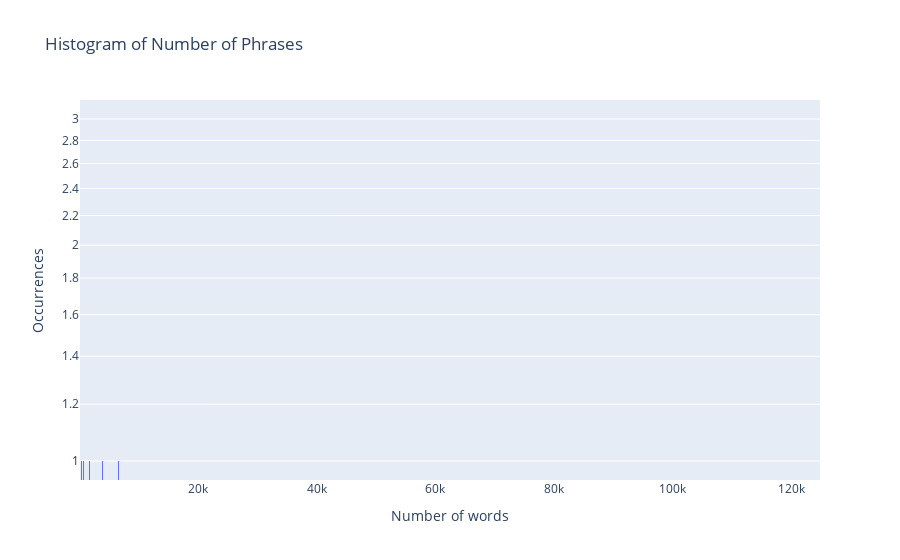

Notebook cell for this chart:
### Code cell
# Histogram: number of words
fig = px.histogram(dataset, x='word_count', nbins=max(dataset['word_count']), 
                   labels={'word_count': 'Number of words', 'count': 'Number of Occurrences'},
                   title='Histogram of Number of Phrases',
                   log_y=True)  # Set log scale on y-axis

fig.update_layout(yaxis_title='Occurrences')

fig.show()

### Figure 1 — Plotly figure (JSON) as saved in the notebook; plotly's stock layout.template omitted (floating-point values rounded to 4 significant figures; data arrays with more than 128 entries replaced by an {"elided": "..."} marker saying what was removed)
{"data": [{"alignmentgroup": "True", "bingroup": "x", "hovertemplate": "Number of words=%{x}<br>count=%{y}<extra></extra>", "legendgroup": "", "marker": {"color": "#636efa", "pattern": {"shape": ""}}, "name": "", "nbinsx": 124865, "offsetgroup": "", "orientation": "v", "showlegend": false, "type": "histogram", "x": {"elided": "1118 int values"}, "xaxis": "x", "yaxis": "y"}], "layout": {"autosize": true, "barmode": "relative", "legend": {"tracegroupgap": 0}, "title": {"text": "Histogram of Number of Phrases"}, "xaxis": {"anchor": "y", "autorange": true, "domain": [0, 1], "range": [50.5, 124900.0], "title": {"text": "Number of words"}, "type": "linear"}, "yaxis": {"anchor": "x", "autorange": true, "domain": [0, 1], "range": [-0.02651, 0.5036], "title": {"text": "Occurrences"}, "type": "log"}}}
